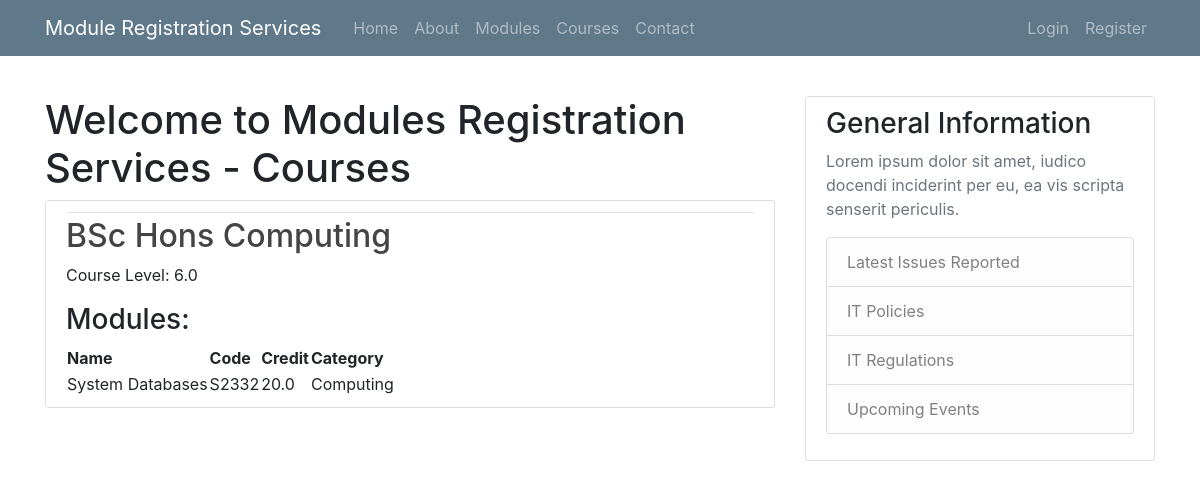
/course, run on an earlier commit of the app's database.
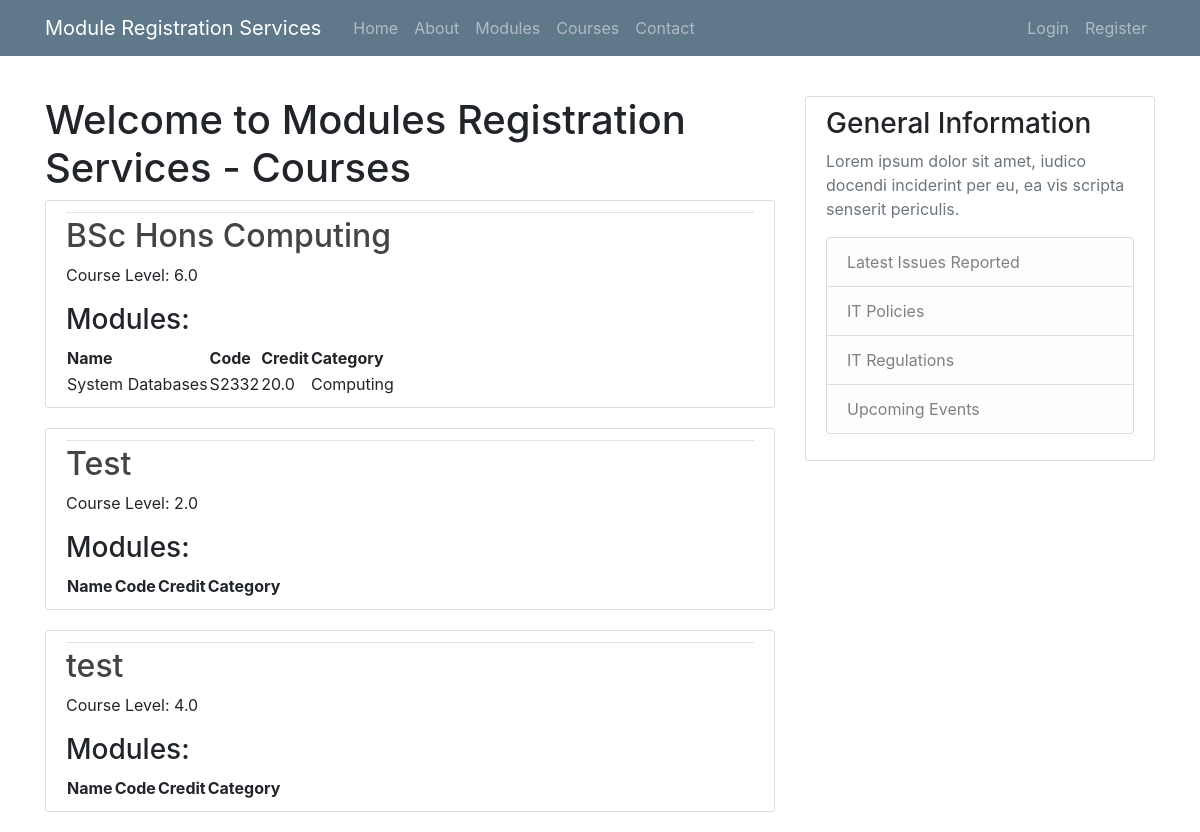
And on a later commit of the database.
### mrreporting/models.py (models this page shows, shortened)
class Course(models.Model):
    name = models.CharField(max_length=255)
    level = models.FloatField()
    students = models.ManyToManyField('auth.User', related_name='courses')
    def __str__(self):
        return self.name

class Module(models.Model):
    name = models.CharField(max_length=255)
    code = models.CharField(max_length=10)
    credit = models.FloatField()
    category = models.CharField(max_length=100)
    description = models.TextField()
    availability = models.BooleanField(default=True)
    courses_allowed = models.ManyToManyField(Course, related_name='allowed_modules')

### mrreporting/views.py (the view)
# urls.py: path('course', views.course, name = 'course')
def course(request):
    courses = Course.objects.all()
    for course in courses:
        print(f"Course: {course.name}")
        for module in course.allowed_modules.all():
            print(f"Module: {module.name}")
    return render(request, 'mrreporting/course.html', {'courses': courses})

### mrreporting/templates/mrreporting/course.html (shortened to what this page needs)
{% extends "mrreporting/base.html" %}
{% block content %}
<h1>Welcome to Modules Registration Services - Courses</h1>
{% for Course in courses %}
<article class="media content-section">
    <div class="media-body">
    <div class="article-metadata">
    </div>
    <h2><a class="article-title" href="#">{{ Course }}</a></h2>
    <p class="article-content">Course Level: {{ Course.level }}</p>
    <h3 class="article-content">Modules:</h3>
            <table class="article-content">
                <thead>
                    <tr>
                        <th>Name</th>
                        <th>Code</th>
                        <th>Credit</th>
                        <th>Category</th>
                    </tr>
                </thead>
                <tbody>
                    {% for module in Course.allowed_modules.all %}
                        <tr>
                            <td>{{ module.name }}</td>
                            <td>{{ module.code }}</td>
                            <td>{{ module.credit }}</td>
                            <td>{{ module.category }}</td>
                        </tr>
                    {% endfor %}
                </tbody>
            </table>
        </div>
    </article>
    {% endfor %}
{% endblock content %}

What changed in the data, as far as the page shows it:
added Course: name "Test", level "2.0"
added Course: name "test", level "4.0"
